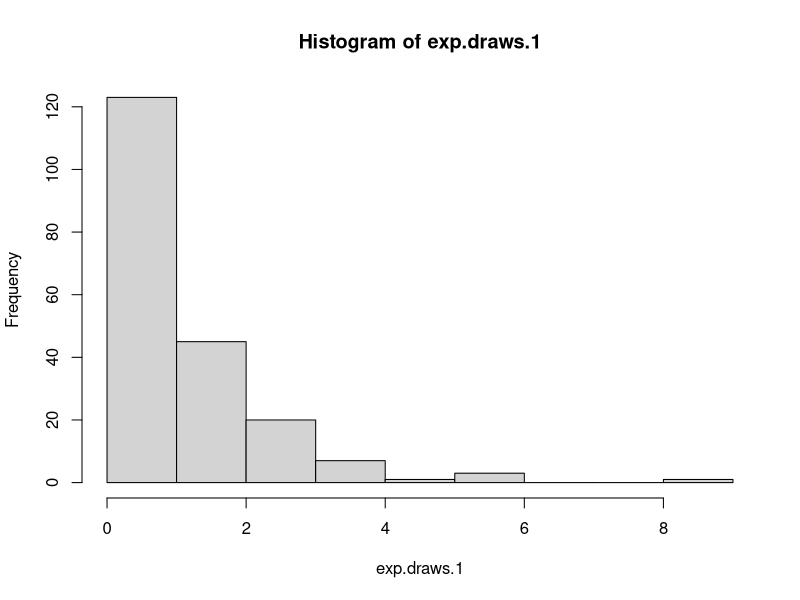
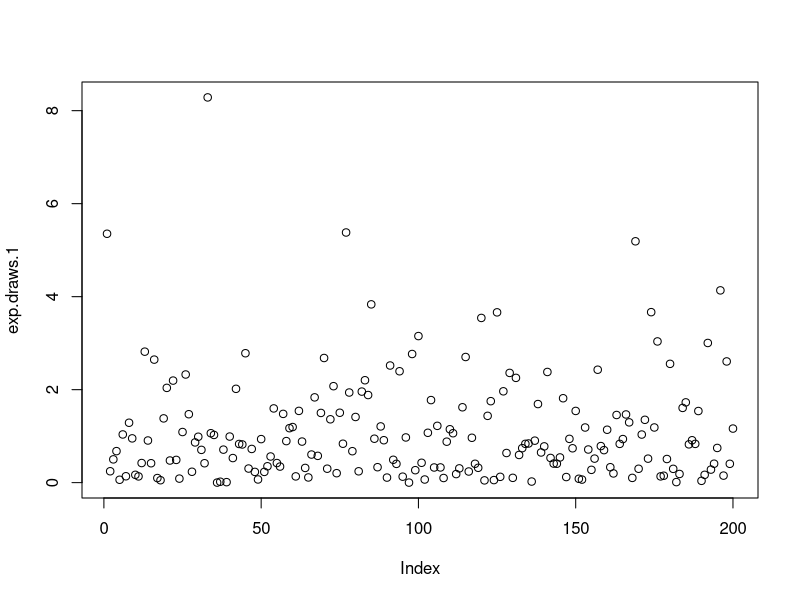

Write R code to recreate these figures, in order. (Note: this script raises an error after producing the figures.)
## ---- chunk 1
knitr::opts_chunk$set(echo = FALSE)
knitr::opts_chunk$set(error = TRUE)
knitr::opts_chunk$set(warning=FALSE)
knitr::opts_chunk$set(message=FALSE)
knitr::opts_chunk$set(results="hold")
knitr::opts_chunk$set(cache=F)
knitr::opts_chunk$set(digits=3, scipen=3)
## ---- chunk 2
#200 observations, rate of 1
exp.draws.1<-rexp(200, rate=1)
mean(exp.draws.1)
sd(exp.draws.1)

## ---- chunk 3
#200 observations, rate of 0.2
exp.draws.0.2<-rexp(200, 0.2)
mean(exp.draws.0.2)
sd(exp.draws.0.2)

#200 observations, rate of 5
exp.draws.5<-rexp(200, 5)
mean(exp.draws.5)
sd(exp.draws.5)

#200 observations, rate of 7.3
exp.draws.7.3<-rexp(200, 7.3)
mean(exp.draws.7.3)
sd(exp.draws.7.3)

#200 observations, rate of 10
exp.draws.10<-rexp(200, 10)
mean(exp.draws.10)
sd(exp.draws.10)

## ---- chunk 4
#question 3a
hist(exp.draws.1)

#querstion 3b
plot(exp.draws.1)
plotstandard
#question 3c
plot(exp.draws.0.2, exp.draws.7.3)

## ---- chunk 5
means<-c(mean(exp.draws.1), mean(exp.draws.0.2), mean(exp.draws.5), mean(exp.draws.7.3), mean(exp.draws.10))
rates<-c(1, 0.2, 5, 7.3, 10)
plotmeans<-plot(means, rates )
## ---- chunk 6
StandardDevation<-c(sd(exp.draws.1), sd(exp.draws.0.2), sd(exp.draws.5), sd(exp.draws.7.3), sd(exp.draws.10))
plotsd<-plot(StandardDevation, rates)

## ---- chunk 7
meanvstandard<-plot(means, StandardDevation)
## ---- chunk 8
big.exp.draws.1<-rexp(1100000, rate=1)
mean(big.exp.draws.1)
sd(big.exp.draws.1)

## ---- chunk 9
hist(big.exp.draws.1)
hist(exp.draws.1)
## ---- chunk 10
library(dplyr)
tbl1<-tbl_df(big.exp.draws.1)

big.exp.greater1<-filter(tbl1, value>1)

meanbig<-mean(big.exp.greater1$value)
meanbig

## ---- chunk 11
big.exp.draws.1.mat<-matrix(big.exp.draws.1, ncol=1000, nrow=1100)
bighist<-hist(big.exp.draws.1.mat)
## ---- chunk 12
c371<-big.exp.draws.1.mat[,371]
mean(c371)
## ---- chunk 13
columnMeans<-colMeans(big.exp.draws.1.mat[], dims=1)
hist(columnMeans)
